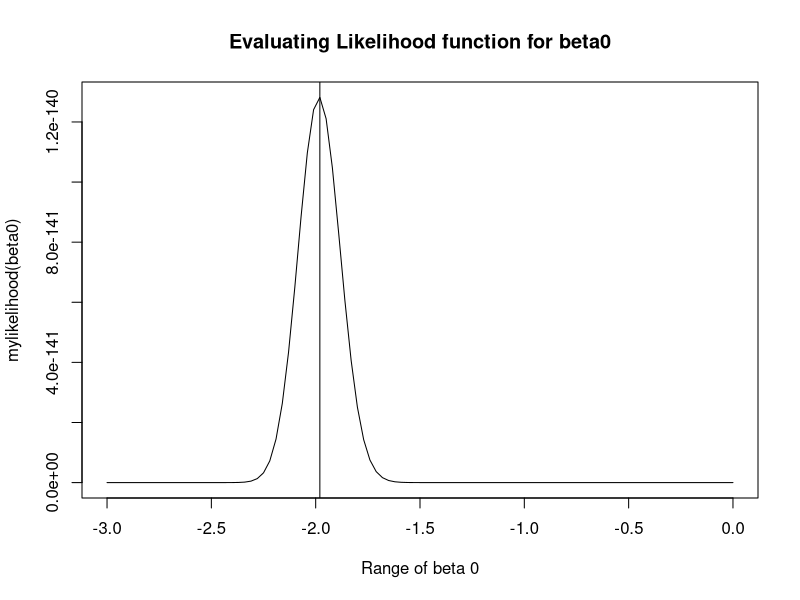
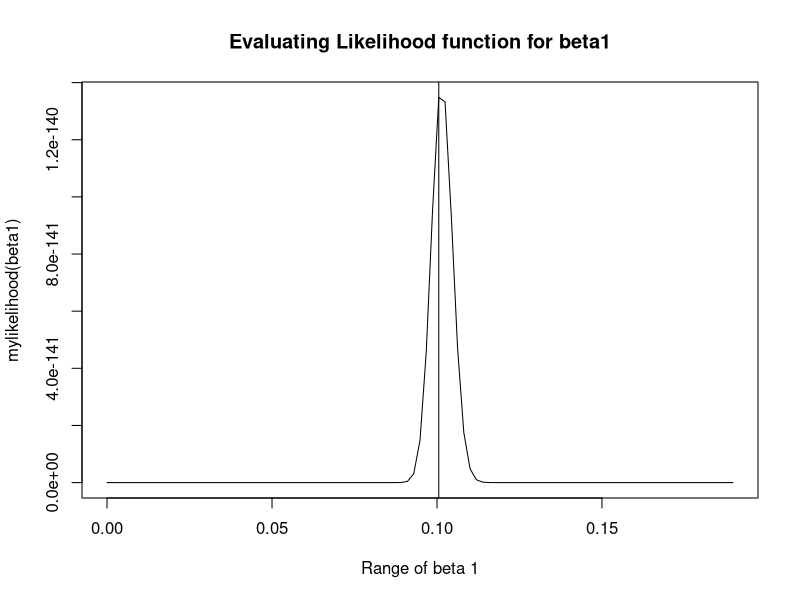
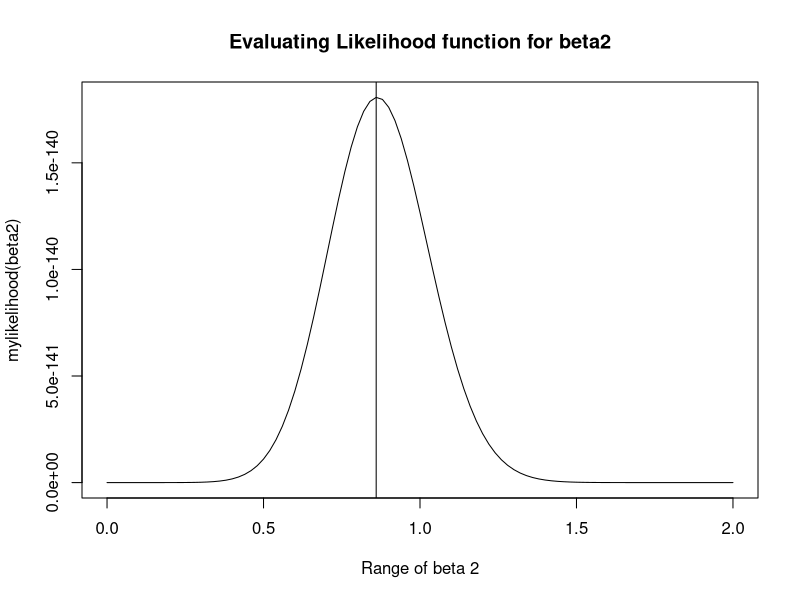
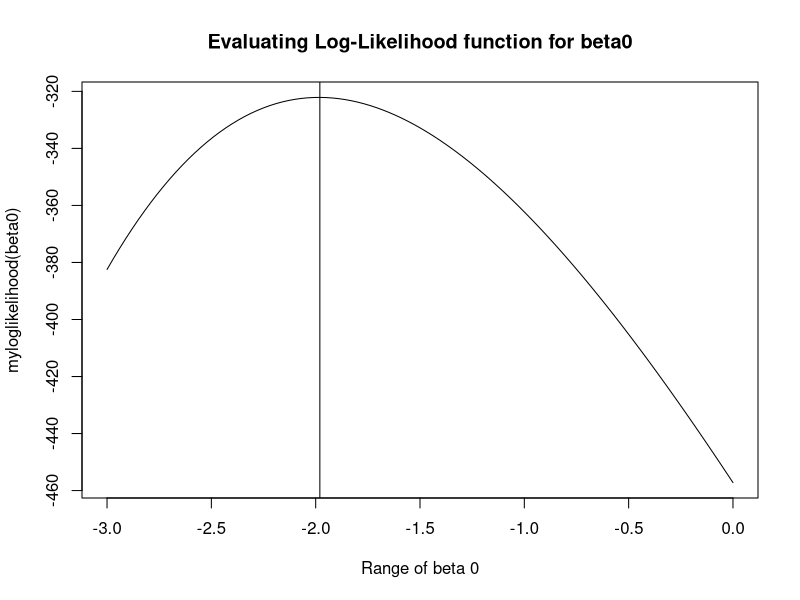
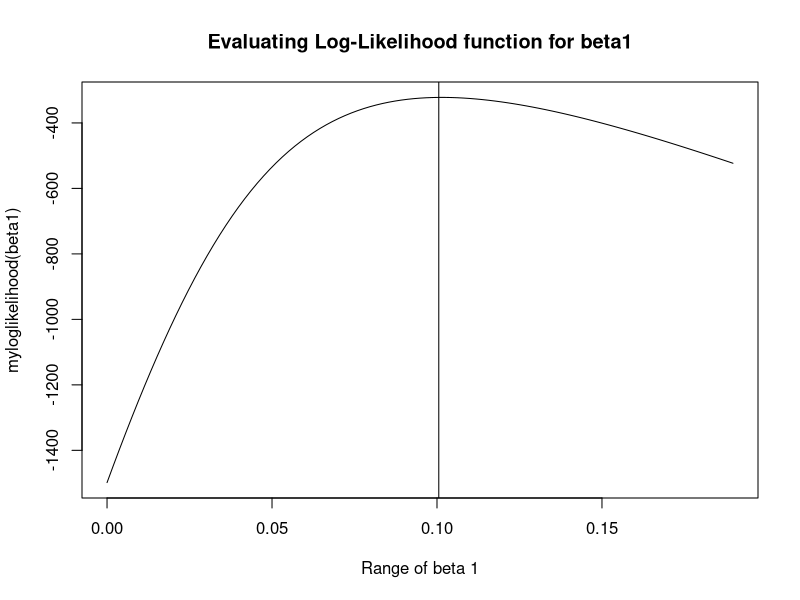
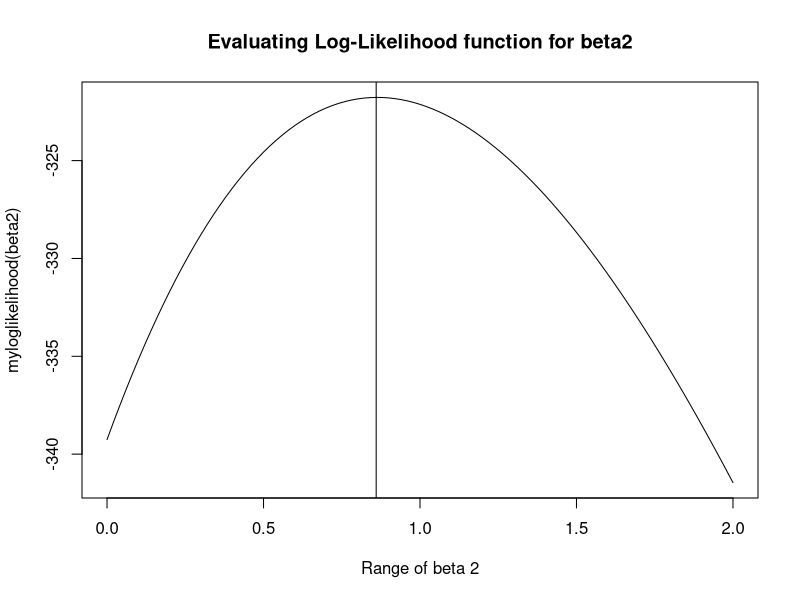
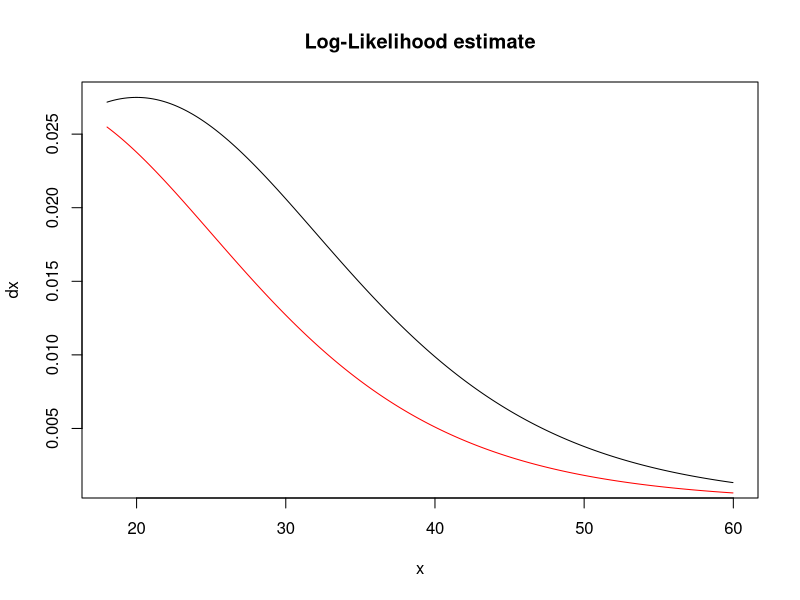
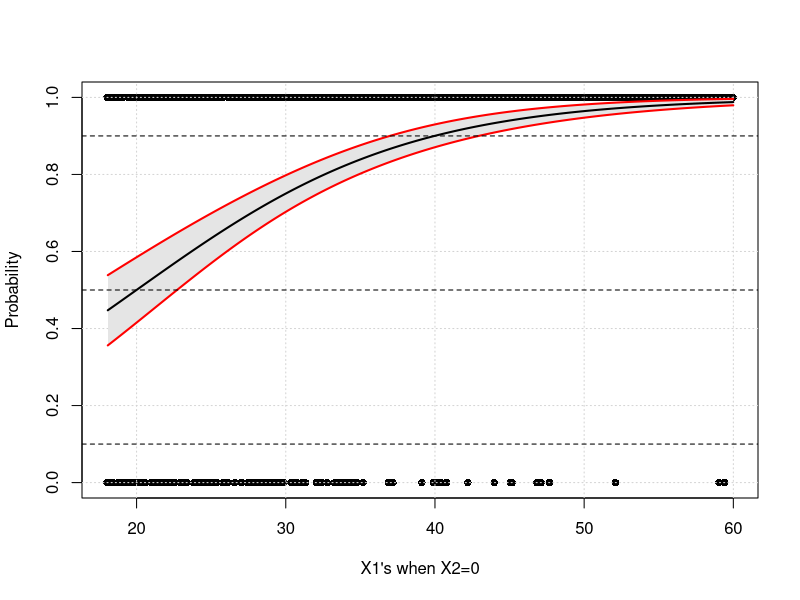

Write R code to recreate these figures, in order.
# Functions
# b) Log likelihood
myloglikelihood <- function(beta) {
  loglikelihood <-
    sum(-y * log(1 + exp(-(X %*% beta))) - (1 - y) * log(1 + exp(X %*% beta)))
  return(loglikelihood)
}

# b) Normal Likelihood
mylikelihood <- function(beta) {
  # likelihood <- I(beta) # this produces very large numbers

  # (2) - our linear model
  # likelihood <- beta[0] + beta[1] * x + beta[2] * x2

  # (3) max

  linear_model <- beta[1] + beta[2] * x + beta[3] * x2
  # prod((exp(linear_model) / (1 + exp(linear_model)))^y * (1 - (exp(linear_model)/(1 - exp(linear_model))))^(1 - y))
  likelihood <-
    prod((exp(linear_model) / (1 + exp(linear_model)))^y * (1 - (exp(linear_model) / (
      1 + exp(linear_model)
    )))^(1 - y))
  # likelihood <- prod((prob_i_x^y) * ((1 - prob_i_x)^(1 - y))) # this behaves the same as (2)
  return(likelihood)
}

get_marginal_effect_beta_1 <- function(length = n,
                                       # x2 vector default value
                                       x2 = 0,
                                       # likelihood OR log-likelihood
                                       estimate_for = "likelihood",
                                       dx_container = NULL,
                                       probability_container = NULL) {
  estimate <- NULL

  if (estimate_for == "likelihood") {
    # deprecated case
    estimate <- likelihood.estimate$estimate
  } else if (estimate_for == "loglikelihood") {
    estimate <- loglikelihood_estimate$estimate
  }

  if (!is.null(estimate)) {
    # Create containers
    dx_container <- rep(0, length(x))
    probability_container <- rep(0, length(x))

    for (i in 1:length) {
      prob_i <-
        exp(estimate[1] + estimate[2] * x[i] + estimate[3] * x2) / (1 + exp(estimate[1] + estimate[2] * x[i] + estimate[3] * x2))

      dx_container[i] <- estimate[2] * prob_i * (1 - prob_i)
      probability_container[i] <- prob_i
    }
    return(
      list(
        dx_container = dx_container,
        probability_container = probability_container
      )
    )
  }

  return(NULL)
}

set.seed(123)
# Parameters
n <- 1000
x <- sort(runif(n = n, min = 18, max = 60))
x2 <- rbinom(n, 1, prob = 0.5)
X <- cbind(rep(1, n), x, x2)

beta0 <- -2
beta1 <- 0.1
beta2 <- 1
beta <- cbind(beta0, beta1, beta2)

linear_model <- beta0 + beta1 * x + beta2 * x2
prob_i_x <- exp(linear_model) / (1 + exp(linear_model))

# a) ?
y <- rbinom(n = length(x), size = 1, prob = prob_i_x)
data <- data.frame(
  "Y" = y,
  # "X0" = X[, 1], don't add intercept
  "X1" = X[, 2],
  "X2" = X[, 3]
)

# c) Plot the likelihood function and the log-likelihood function for a range of values for the two parameters
# separately and show that they are maximized at the same value. ----

# c) 1. Likelihood
# evaluate_for = "likelihood / loglikelihood"
plot_like <- function(evaluate_for, beta0, beta1, beta2) {
  # betas <- c(beta0, beta1, x)
  betas <- c(beta0, beta1, beta2)
  result <- NULL

  if (evaluate_for == "likelihood") {
    result <- mylikelihood(betas)
  } else if (evaluate_for == "loglikelihood") {
    result <- myloglikelihood(betas)
  }

  return(result)
}

# General variables for plotting
expr_plot_like <- Vectorize(plot_like)
evaluated_function_name <- "likelihood"
beta_0_to_from <- list(
  from = -3.00,
  to = 0
)
beta_1_to_from <- list(
  from = 0,
  to = 0.1897
)
beta_2_to_from <- list(
  from = 0,
  to = 2.00
)

# For beta0

result_beta0 <- curve(
  expr = expr_plot_like(evaluated_function_name, x, beta1, beta2),
  from = beta_0_to_from$from,
  to = beta_0_to_from$to,
  xlab = "Range of beta 0",
  ylab = "mylikelihood(beta0)",
  main = "Evaluating Likelihood function for beta0"
)
max_of_result_beta0 <-
  result_beta0$x[which(result_beta0$y == (max(result_beta0$y, na.rm = TRUE)))]
max_of_result_beta0
abline(v = max_of_result_beta0)

# For beta 1
result_beta1 <- curve(
  expr = expr_plot_like(evaluated_function_name, beta0, x, beta2),
  from = beta_1_to_from$from,
  to = beta_1_to_from$to,
  xlab = "Range of beta 1",
  ylab = "mylikelihood(beta1)",
  main = "Evaluating Likelihood function for beta1"
)
max_of_result_beta1 <-
  result_beta1$x[which(result_beta1$y == (max(result_beta1$y, na.rm = TRUE)))]
max_of_result_beta1
abline(v = max_of_result_beta1)

# For beta 2
result_beta2 <-
  curve(
    expr = expr_plot_like(evaluated_function_name, beta0, beta1, x),
    from = beta_2_to_from$from,
    to = beta_2_to_from$to,
    xlab = "Range of beta 2",
    ylab = "mylikelihood(beta2)",
    main = "Evaluating Likelihood function for beta2"
  )
max_of_result_beta2 <-
  result_beta2$x[which(result_beta2$y == (max(result_beta2$y, na.rm = TRUE)))]
max_of_result_beta2
abline(v = max_of_result_beta2)

# c) 2. Log-likelihood
# For beta0
evaluated_function_name <- "loglikelihood"
result_log_beta_0 <-
  curve(
    expr = expr_plot_like(evaluated_function_name, x, beta1, beta2),
    from = beta_0_to_from$from,
    to = beta_0_to_from$to,
    xlab = "Range of beta 0",
    ylab = "myloglikelihood(beta0)",
    main = "Evaluating Log-Likelihood function for beta0"
  )
max_of_result_log_beta_0 <-
  result_log_beta_0$x[which(result_log_beta_0$y == (max(result_log_beta_0$y, na.rm = TRUE)))]
max_of_result_log_beta_0
abline(v = max_of_result_log_beta_0)
# For beta1
result_log_beta_1 <-
  curve(
    expr = expr_plot_like(evaluated_function_name, beta0, x, beta2),
    from = beta_1_to_from$from,
    to = beta_1_to_from$to,
    xlab = "Range of beta 1",
    ylab = "myloglikelihood(beta1)",
    main = "Evaluating Log-Likelihood function for beta1"
  )
max_of_result_log_beta_1 <-
  result_log_beta_1$x[which(result_log_beta_1$y == (max(result_log_beta_1$y, na.rm = TRUE)))]
max_of_result_log_beta_1
abline(v = max_of_result_log_beta_1)
# For beta2
result_log_beta_2 <-
  curve(
    expr = expr_plot_like(evaluated_function_name, beta0, beta1, x),
    from = beta_2_to_from$from,
    to = beta_2_to_from$to,
    xlab = "Range of beta 2",
    ylab = "myloglikelihood(beta2)",
    main = "Evaluating Log-Likelihood function for beta2"
  )
max_of_result_log_beta_2 <-
  result_log_beta_2$x[which(result_log_beta_2$y == (max(result_log_beta_2$y, na.rm = TRUE)))]
max_of_result_log_beta_2
abline(v = max_of_result_log_beta_2)
# End for c) -----

# d) Estimate ß0, ß1, ß2 via maximum likelihood and calculate the standard errors. Use the estimation template
# provided in the lecture.
library(maxLik)
# Getting an estimate for log-likelihood
start_param <- c(0, 1, 1)
loglikelihood_estimate <- maxBFGS(myloglikelihood,
  finalHessian = TRUE,
  start = start_param
)
loglikelihood_estimate$estimate

loglikelihood_covariance_matrix <-
  -(solve(loglikelihood_estimate$hessian))

loglikelihood_sde <- sqrt(diag(loglikelihood_covariance_matrix))
loglikelihood_sde

# e) Propose and calculate a suitable method for the interpretation of the coefficients as discussed in the lecture.
# Not sure if this is what is asked?
x_len <- length(x)

# Marginal effects when x2 = 0
loglikelihood_result <- get_marginal_effect_beta_1(
  length = x_len,
  estimate_for = "loglikelihood",
  x2 = 0
)
# Marginal effects when x2 = 1
loglikelihood_result1 <- get_marginal_effect_beta_1(
  length = x_len,
  estimate_for = "loglikelihood",
  x2 = 1
)
# Plotting marginal effects of beta1 when x2=0
plot(
  x,
  loglikelihood_result$dx_container,
  type = "l",
  main = "Log-Likelihood estimate",
  ylab = "dx"
)

# # Predicted for x=0
# plot(
#   x,
#   loglikelihood_result$probability_container,
#   type="l",
#   ylim=c(0,1)
# )
# abline(h=0.1,col="red")
# abline(h=0.5,col="red")
# abline(h=0.9,col="red")
# # Predicted for x=1
# plot(
#   x,
#   loglikelihood_result1$probability_container,
#   type="l",
#   ylim=c(0,1)
# )
# abline(h=0.1,col="red")
# abline(h=0.5,col="red")
# abline(h=0.9,col="red")

# Plotting marginal effects of beta1 when x2=1
lines(x, loglikelihood_result1$dx_container, col = "red")

# f) Visualize results(Confidence intervals?)

model <- glm(
  formula =
    y ~ X1 + X2,
  family = binomial(link = "logit"),
  data = data
)
# Getting some regressor X for which the coefficient is NA...
summary(model)
# Log-odds
summary(model)$coefficients
# Not getting NA this way..
estimated_betas <-
  c(
    summary(model)$coefficients[1],
    summary(model)$coefficients[2],
    summary(model)$coefficients[3]
  )
# Odd-ratio for beta1
exp(estimated_betas[2])

# Confidence intervals Log-odds, Beta 1
confint.default(model)[2, ]
# # Confidence intervals Odds, Beta 1
exp(confint.default(model)[2, ]) # between 9.21% and 14.09%

# Model prediction
set.seed(666)
# Draw new data?
n_test <- 1000
x_test <- sort(runif(n = n_test, min = 18, max = 60))
x2_test <- rbinom(n = n_test, 1, prob = 0.5)
X_test <- cbind(rep(1, n_test), x, x2) # nolint
data_test <- data.frame("X1" = X[, 2], "X2" = X[, 3])

# with increasing X -> increasing probability
predict(model, newdata = data_test, type = "response")

# Visualizing results: Confidence Intervals
set.seed(689)
x_to_visualize <- sort(runif(n = n_test, min = 18, max = 60))

# When x2 = 0
plot_confidence_intervals <- function(x2 = 0, xlab) {
  predicted_model <-
    predict(
      model,
      newdata = data.frame(X1 = x_to_visualize, X2 = x2),
      type = "response",
      se.fit = TRUE
    )
  predicted_model_fit <- predicted_model$fit
  predicted_model_upper <-
    predicted_model$fit + predicted_model$se.fit * 1.96 # 95% confidence interval
  predicted_model_lower <-
    predicted_model$fit - predicted_model$se.fit * 1.96 # 95% confidence interval

  plot(
    x,
    y,
    pch = 16,
    cex = 1,
    ylab = "Probability",
    xlab = xlab
  )
  grid()
  polygon(c(rev(x_to_visualize), x_to_visualize),
    c(rev(predicted_model_lower), predicted_model_upper),
    col = "grey90",
    border = NA
  )

  lines(x_to_visualize, predicted_model_fit, lwd = 2)
  lines(x_to_visualize, predicted_model_upper, lwd = 2, col = "red")
  lines(x_to_visualize, predicted_model_lower, lwd = 2, col = "red")

  abline(h = 0.1, lty = 2)
  abline(h = 0.5, lty = 2)
  abline(h = 0.9, lty = 2)
}

# Plot for X2=0
plot_confidence_intervals(x2 = 0, xlab = "X1's when X2=0")
# Plot for X2=1
plot_confidence_intervals(x2 = 1, xlab = "X1's when X2=1")

# 2. Simulation study
# calculate_y_fit_logit <- function(x2 = 0, index, betas, x) {
#   prob_i <-
#     exp(betas[1] + betas[2] * x[index] + betas[3] * x2) / (1 + exp(betas[1] + betas[2] * x[j] + betas[3] * x2))
#   return(prob_i)
# }

set.seed(456)
# library(maxLik)
# Parameters(variables override with previous ones)
n <- 1000
beta0 <- -2
beta1 <- 0.1
beta2 <- 1
beta <- cbind(beta0, beta1, beta2)

x0_test <- rep(1, n)
x1_test <- runif(n, min = 18, max = 60)
x2_test <- rbinom(n, size = 1, prob = 0.5)
x_test <- cbind(x0_test, x1_test, x2_test)

# Create test data
pi_x_test <- (
  exp(x0_test * beta0 + x1_test * beta1 + x2_test * beta2) /
    (1 + exp(x0_test * beta0 + x1_test * beta1 + x2_test * beta2))
)
y_test <- rbinom(n, size = 1, prob = pi_x_test)
data_test <- cbind(y_test, x_test, pi_x_test)
dataframe_test <- data.frame(
  y = y_test,
  x0 = x0_test,
  x1 = x1_test,
  x2 = x2_test,
  pi_x_test = pi_x_test
)

# Simulation
set.seed(2198)
simulation_runs <- 100
ape_count <- rep(NA, simulation_runs)
mse_count <- rep(NA, simulation_runs)

for (i in 1:simulation_runs) {
  x0 <- rep(1, n)
  x1 <- runif(n, min = 18, max = 60)
  x2 <- rbinom(n, size = 1, prob = 0.5)
  x <- cbind(x0, x1, x2)
  pi_x <- (exp(x0 * beta0 + x1 * beta1 + x2 * beta2) / (1 + exp(x0 * beta0 + x1 * beta1 + x2 * beta2)))
  y <- rbinom(n, size = 1, prob = pi_x)

  # Estimate Model
  model <- glm(formula = y ~ x0 + x1 + x2 - 1, family = "binomial")

  # Save train estimators
  beta0_train <- model$coefficients[1]
  beta1_train <- model$coefficients[2]
  beta2_train <- model$coefficients[3]

  pi_x_train <- (
    exp(x0 * beta0_train + x1 * beta1_train + x2 * beta2_train) /
      (1 + exp(x0 * beta0_train + x1 * beta1_train + x2 * beta2_train))
  )
  y_train <- rbinom(n = n, size = 1, prob = pi_x_train)

  x0_test <- rep(1, n)
  x1_test <- runif(n, min = 18, max = 60)
  x2_test <- rbinom(n, size = 1, prob = 0.5)
  x_test <- cbind(x0_test, x1_test, x2_test)

  pi_x_test <- (
    exp(x0_test * beta0 + x1_test * beta1 + x2_test * beta2)
    / (1 + exp(x0_test * beta0 + x1_test * beta1 + x2_test * beta2))
    )
  y_test <- rbinom(n, size = 1, prob = pi_x_test)

  pi_x_test_pred <- (
    exp(x0_test * beta0_train + x1_test * beta1_train + x2_test * beta2_train)
    / (1 + exp(x0_test * beta0_train + x1_test * beta1_train + x2_test * beta2_train))
    )
  y_test_pred <- rbinom(n, size = 1, prob = pi_x_test_pred)

  mse_count[i] <- 1 / n * sum(!(y == y_train))
  ape_count[i] <- 1 / n * sum(!(y_test == y_test_pred))
}

# Plotting
plot(mse_count, xlab = "Number of Simulation", ylab = "Error")
points(ape_count, col = "red")
abline(h = mean(mse_count))
abline(h = mean(ape_count), col = "red")
legend(x = "topleft", legend = c("APE", "MSE"), lty = c(1, 1), col = c("red", "black"))

# b) Change prob in x2 from 0.5 to 0.2
# # Other variables that don't change
# start_param_betas <- c(0, 1, 1)

# # how many times to run estimate the model
# simulation_runs <- 100
# errors <- list(
#   MSE <- c(),
#   AVE <- c()
# )

# for (i in 1:simulation_runs) {

#   # 1. Generate data
#   train.x <- sort(runif(n = n, min = 18, max = 60))
#   train.x2 <- rbinom(n, 1, prob = 0.5)
#   train.X <- cbind(rep(1, n), train.x, train.x2)

#   train.linear_model <- beta0 + beta1 * train.x + beta2 * train.x2
#   train.prob_i_x <- exp(train.linear_model) / (1 + exp(train.linear_model))

#   train.y <- rbinom(
#     n = length(train.x),
#     size = 1,
#     prob = train.prob_i_x
#   )

#   # 2. Estimate betas
#   train.model <- glm(formula = train.y ~ train.x + train.x2, family = "binomial")
#   train.model
#   train.beta_hats <- c(train.model$coefficients[1], train.model$coefficients[2], train.model$coefficients[3])
#   train.beta_hats


#   # Test data generate
#   test.x <- sort(runif(n = n, min = 18, max = 60))
#   test.x2 <- rbinom(n, 1, prob = 0.5)
#   test.X <- cbind(rep(1, n), test.x, test.x2)

#   test.linear_model <-
#     train.beta_hats[1] + train.beta_hats[2] * test.x + train.beta_hats[3] * test.x2
#   test.prob_i_x <- exp(test.linear_model) / (1 + exp(test.linear_model))

#   test.y <- rbinom(
#     n = length(test.x),
#     size = 1,
#     prob = test.prob_i_x
#   )
#   test.y_pred <- exp(train.beta_hats[1] + train.beta_hats[2] * test.x + train.beta_hats[3] * test.x2) / (1 + exp(train.beta_hats[1] + train.beta_hats[2] * test.x + train.beta_hats[3] * test.x2))


#   # Calculate MSE & AVE for x2 = 0
#   train.deviation <- train.y - train.model$fitted.values
#   errors$MSE[i] <- mean(train.deviation^2)
#   test.deviation <- test.y_pred - test.y
#   errors$AVE[i] <- mean(test.deviation^2)
# }

# offset <- 0.1
# # Plot MSE & AVE for x2 = 0
# ylim <- c(
#   (min(errors$MSE) + offset),
#   (max(errors$AVE) + offset)
# )
# errors_ratio <- errors$MSE / errors$AVE

# plot(1:simulation_runs, errors$MSE, type = "l")
# plot(1:simulation_runs, errors$AVE, type = "l", col = "blue")
# plot(1:simulation_runs, (errors$MSE - errors$AVE), type = "l")
# plot(1:simulation_runs, errors_ratio)
# abline(h = mean(errors_ratio))
# plot(
#   1:simulation_runs,
#   errors$MSE,
#   type = "l",
#   pch = 19,
#   col = "red",
#   xlab = "Simulation runs",
#   ylab = "MSE & AVE",
#   main = "MSE and Test error for 100 simulation runs"
# )
# lines(
#   1:simulation_runs,
#   errors$AVE,
#   type = "b",
#   pch = 19,
#   col = "blue",
# )
# abline(h = mean(errors$AVE))
# abline(h = mean(errors$MSE), col = "green")
# legend(
#   "topleft",
#   legend = c("MSE", "AVE"),
#   col = c("red", "blue"),
#   lty = 1:2,
#   cex = 0.8
# )

# # Plot MSE & AVE for x2 = 1
# # ylim1 <- c((min(errors$AVE_x2_eq_1) + offset),
# #           (max(errors$AVE_x2_eq_1) + offset))
# # plot(
# #   1:simulation_runs,
# #   errors$MSE_x2_eq_1,
# #   type = "l",
# #   pch = 19,
# #   col = "red",
# #
# #   xlab = "Simulation runs",
# #   ylab = "MSE & AVE",
# #   main = "MSE and Test error for 100 simulation runs"
# # )
# # lines(
# #   1:simulation_runs,
# #   errors$AVE_x2_eq_1,
# #   type = "b",
# #   pch = 19,
# #   col = "blue"
# # )
# # abline(h = mean(errors$AVE_x2_eq_1))
# # legend(
# #   "topleft",
# #   legend = c("MSE", "AVE"),
# #   col = c("red", "blue"),
# #   lty = 1:2,
# #   cex = 0.8
# # )
